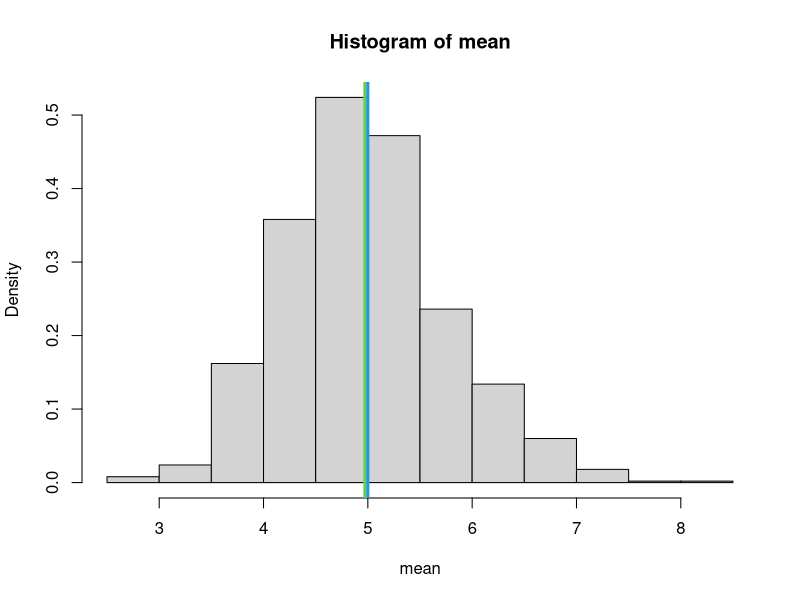
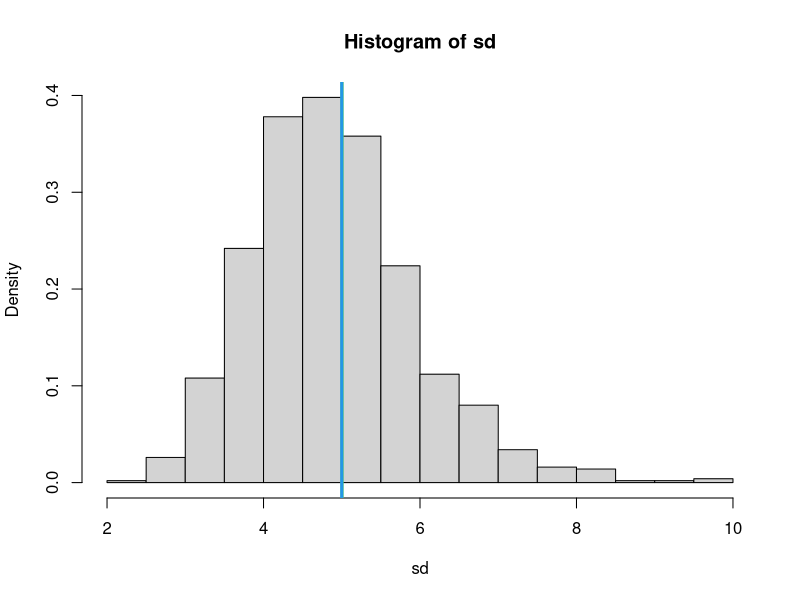
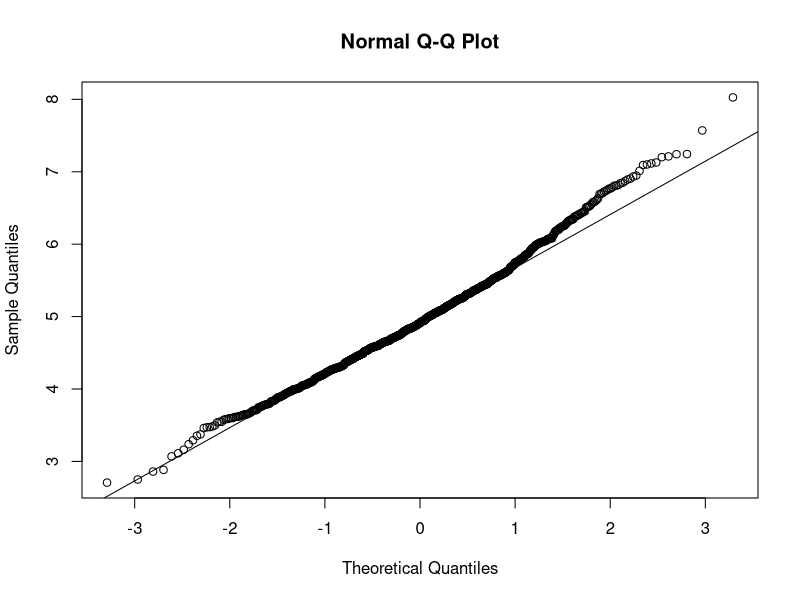

These charts were generated, in order, by the following R code:
## ---- chunk 1
set.seed(0412) #this is my birthday!
n <- 40
lambda <- 0.2
nosim <- 1000
sim <- rexp(n = n * nosim, rate = lambda)
sim.df <- as.data.frame(matrix(sim, ncol = 1000, byrow = FALSE))
## ---- chunk 2
mean <- sapply(sim.df, mean)
hist(mean, prob = TRUE)
sam.mean <- mean(sim)
theo.mean <- 1/lambda
abline(v = mean(sim), lwd = 3, col = 3)
abline(v = 1/lambda, lwd = 3, col = 20)
## ---- chunk 3
sd <- sapply(sim.df, sd)
hist(sd, prob = TRUE)
sam.sd <- sd(sim)
theo.sd <- 1/lambda
abline(v = sd(sim), lwd = 3, col = 3)
abline(v = 1/lambda, lwd = 3, col = 20)
## ---- chunk 4
qqnorm(mean)
qqline(mean)
